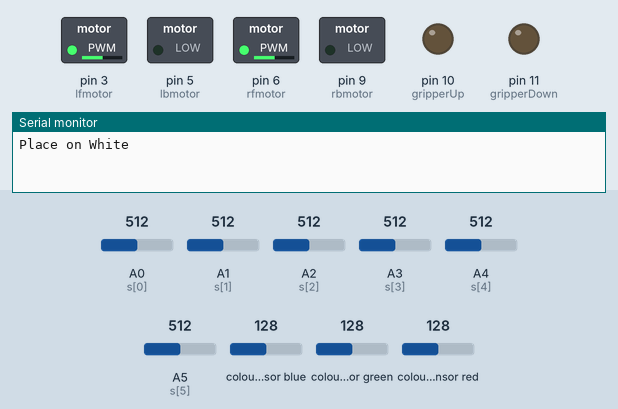
The sketch below on a simulated Arduino Uno, built with avr-gcc and run on an emulated ATmega328P. Parts: switched loads named in the sketch (green lamp = pin HIGH), output pins drawn as LEDs (lit = HIGH), the last lines printed to the serial monitor. Wiring (inferred from the names in the program): TCS3200 colour sensor: output pin 2; S2 pin 13; S3 pin 12. Inputs (shaded band) come from the test bench; at power-on: A0 (s[0]) = 512, A1 (s[1]) = 512, A2 (s[2]) = 512, A3 (s[3]) = 512, A4 (s[4]) = 512, A5 (s[5]) = 512, colour sensor blue 128, colour sensor green 128, colour sensor red 128. Pins used as bus, display or sensor lines are not drawn.

Above: at 0.1 s.
At 3.1 s:
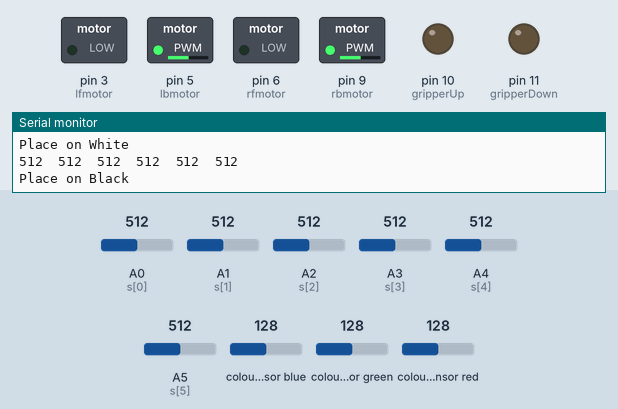
At 7.1 s:
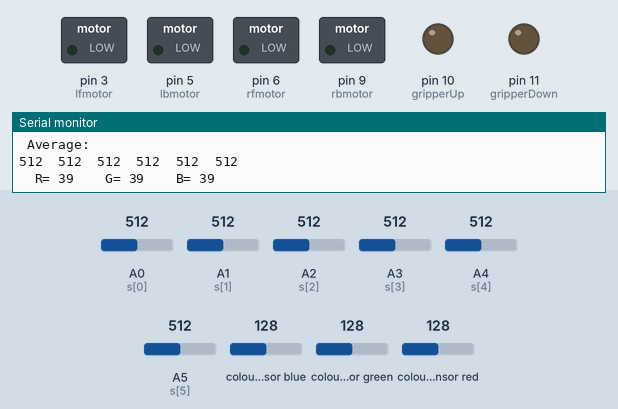
Timing chart, 0 to 8.6 s (numbered marks = the images above):
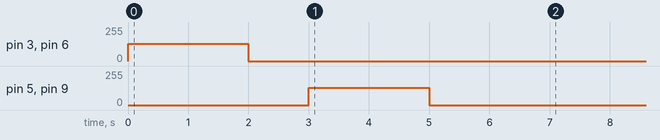

The sketch:

_changed_round1.ino
```cpp
#define SPEED 200
#define HIGHSPEED 230
#define SLOWSPEED 130
#define VSLOWSPEED 150
#define DELAY3  300//delay for crossing 3cm line)
#define DELAY3BACK 300
//#define FORWARDDELAY
int s[6] = {A0, A1, A2, A3, A4, A5};
int avg[6];
int val[6];
int white[6];
int black[6];
int i, j;
int ir[6];
int lfmotor = 3;
int rfmotor = 6;
int lbmotor = 5;
int rbmotor = 9;
int trigPin = 8;
int echoPin = 7;
int leftStack = 2, rightStack = 2, centreStack = 6;
long duration;
int gripperDown = 11;
int gripperUp = 10;
int red, green, blue;
int r[4], g[4], b[4];
int redLed = 10;
//int blueLed = 13;
//int greenLed = 12;
//int s0 = 11; --- 5 volts
//int s1 = 10; --- ground
int s2 = 13;
int s3 = 12;
int out = 2;
//int oe= 9; ---- ground

void setup() {
  Serial.begin(9600);
  pinMode( lfmotor, OUTPUT );
  pinMode( rfmotor, OUTPUT );
  pinMode( lbmotor, OUTPUT );
  pinMode( rbmotor, OUTPUT );
  analogWrite(lbmotor, 0);
  analogWrite(rbmotor, 0);
  analogWrite(lfmotor, 0);
  analogWrite(rfmotor, 0);

  Serial.println("Place on White");

  analogWrite(lbmotor, 0);
  analogWrite(rbmotor, 0);
  analogWrite(lfmotor, SLOWSPEED);
  analogWrite(rfmotor, SLOWSPEED);
  delay(2000);
  analogWrite(lbmotor, 0);
  analogWrite(rbmotor, 0);
  analogWrite(lfmotor, 0);
  analogWrite(rfmotor, 0);
  for (i = 0; i < 6; i++)
  {
    white[i] = analogRead(s[i]);
    Serial.print(white[i]);
    Serial.print("\t");
  } Serial.println(" ");
  delay(1000);

  Serial.println("Place on Black");

  analogWrite(lbmotor, SLOWSPEED);
  analogWrite(rbmotor, SLOWSPEED);
  analogWrite(lfmotor, 0);
  analogWrite(rfmotor, 0);
  delay(2000);
  analogWrite(lbmotor, 0);
  analogWrite(rbmotor, 0);
  analogWrite(lfmotor, 0);
  analogWrite(rfmotor, 0);

  for (i = 0; i < 6; i++)
  {
    black[i] = analogRead(s[i]);
    Serial.print(black[i]);
    Serial.print("\t");
  } Serial.println("");
  Serial.println(" Average:");
  delay(1000);
  for (i = 0; i < 6; i++)
  {
    avg[i] = (black[i] + white[i]) / 2;
    Serial.print(avg[i]);
    Serial.print("\t");
  } Serial.println(" ");
  delay(1000);

  pinMode(gripperDown, OUTPUT);
  pinMode(gripperUp, OUTPUT);
  digitalWrite(gripperDown, LOW);
  digitalWrite(gripperUp, LOW);

  pinMode(trigPin, OUTPUT);
  pinMode(echoPin, INPUT);

  pinMode(redLed, OUTPUT);
//  pinMode(greenLed, OUTPUT);
  //  pinMode(blueLed, OUTPUT);

  pinMode(s2, OUTPUT);
  pinMode(s3, OUTPUT);
  pinMode(out, INPUT);

}

int value()
{
  for (i = 0; i < 6; i++)
  {
    ir[i] = ( analogRead(s[i]) > avg[i] ? 1 : 0 );
    Serial.print(ir[i]);
    Serial.print("\t");
  }
  Serial.println("");
  return 16 * ir[0] + 8 * ir[1] + 4 * ir[2] + 2 * ir[3] + 1 * ir[4] + 1000 * ir[5];
}


void leftTurn()
{
  while (!(analogRead(s[2]) < avg[2]))
  {
    analogWrite(lfmotor, 0);
    analogWrite(lbmotor, 0);
    analogWrite(rfmotor, SPEED);
    analogWrite(rbmotor, 0);
    Serial.println("left turn");
  }
  while (!(analogRead(s[2]) > avg[2]))
  {
    analogWrite(lfmotor, 0);
    analogWrite(lbmotor, 0);
    analogWrite(rfmotor, SPEED);
    analogWrite(rbmotor, 0);
    Serial.println("left turn");
  }
  //while(analogRead(s[0]) < avg[0])
  //{
  //     analogWrite(lfmotor, 0);
  //    analogWrite(lbmotor, SPEED);
  //    analogWrite(rfmotor, HIGHSPEED);
  //    analogWrite(rbmotor, 0);
  //    Serial.println("left turn");
  //}
}

void rightTurn()
{
  while (!(analogRead(s[2]) < avg[2]))
  {
    analogWrite(lfmotor, SPEED);
    analogWrite(lbmotor, 0);
    analogWrite(rfmotor, 0);
    analogWrite(rbmotor, 0);
    Serial.println("right turn");
  }
  while (!(analogRead(s[2]) > avg[2]))
  {
    analogWrite(lfmotor, SPEED);
    analogWrite(lbmotor, 0);
    analogWrite(rfmotor, 0);
    analogWrite(rbmotor, 0);
    Serial.println("right turn");
  }
  //while ((analogRead(s[4]) < avg[4]))
  //  {
  //    analogWrite(lfmotor, HIGHSPEED);
  //    analogWrite(lbmotor, 0);
  //    analogWrite(rfmotor, 0);
  //    analogWrite(rbmotor, SPEED);
  //    Serial.println("right turn");
  //  }
}
void leftTurnWithBreak()
{
  while (!(analogRead(s[2]) < avg[2]))
  {
    analogWrite(lfmotor, 0);
    analogWrite(lbmotor, 0);
    analogWrite(rfmotor, SPEED);
    analogWrite(rbmotor, 0);
    Serial.println("left turn");
    if (value() == 1031)
      break;
  }
  while (!(analogRead(s[2]) > avg[2]))
  {
    analogWrite(lfmotor, 0);
    analogWrite(lbmotor, 0);
    analogWrite(rfmotor, SPEED);
    analogWrite(rbmotor, 0);
    Serial.println("left turn");
    if (value() == 1031)
      break;
  }
}

void rightTurnWithBreak()
{
  while (!(analogRead(s[2]) < avg[2]))
  {
    analogWrite(lfmotor, SPEED);
    analogWrite(lbmotor, 0);
    analogWrite(rfmotor, 0);
    analogWrite(rbmotor, 0);
    Serial.println("right turn");
    if (value() == 1031)
      break;
  }
  while (!(analogRead(s[2]) > avg[2]))
  {
    analogWrite(lfmotor, SPEED);
    analogWrite(lbmotor, 0);
    analogWrite(rfmotor, 0);
    analogWrite(rbmotor, 0);
    Serial.println("right turn");
    if (value() == 1031)
      break;
  }
}

void left()
{
  analogWrite(lfmotor, SLOWSPEED);
  analogWrite(lbmotor, 0);
  analogWrite(rfmotor, SPEED);
  analogWrite(rbmotor, 0);
  Serial.println("left");
}

void right()
{
  analogWrite(lfmotor, SPEED);
  analogWrite(lbmotor, 0);
  analogWrite(rfmotor, SLOWSPEED);
  analogWrite(rbmotor, 0);
  Serial.println("right");
}

void forward()
{
  analogWrite(lfmotor, SPEED);
  analogWrite(lbmotor, 0);
  analogWrite(rfmotor, SPEED);
  analogWrite(rbmotor, 0);
  Serial.println("fwd");
}
void Stop()
{
  analogWrite(lfmotor, 0);
  analogWrite(lbmotor, 0);
  analogWrite(rfmotor, 0);
  analogWrite(rbmotor, 0);
  Serial.println("Stop");
}


void backward()
{
  analogWrite(lfmotor, 0);
  analogWrite(lbmotor, SPEED);
  analogWrite(rfmotor, 0);
  analogWrite(rbmotor, SPEED);
  Serial.println("bwd");
}

void rotate()
{
  {
    analogWrite(lfmotor, SPEED);
    analogWrite(lbmotor, 0);
    analogWrite(rfmotor, 0);
    analogWrite(rbmotor, 0);
    Serial.println("rotate");
  }
}

void fullTurn()
{
  while (!(analogRead(s[2]) < avg[2]))
  {
    analogWrite(lfmotor, 0);
    analogWrite(lbmotor, VSLOWSPEED);
    analogWrite(rfmotor, VSLOWSPEED);
    analogWrite(rbmotor, 0);
    Serial.println("full turn");
  }
  while (!(analogRead(s[2]) > avg[2]))
  {
    analogWrite(lfmotor, 0);
    analogWrite(lbmotor, VSLOWSPEED);
    analogWrite(rfmotor, VSLOWSPEED);
    analogWrite(rbmotor, 0);
    Serial.println("full turn");
    Stop();
  }
}
void followLine()
{
  int value1 = value();

  if (value1 > 1000)
    value1 -= 1000;
  switch (value1) {

    case 14:
    case 4:
    case 17:
    case 10:
    case 5:
    case 31:
      forward();
      break;

    case 12:
    case 8:
    case 24:
    case 28:
    case 25:
    case 26:
      left();
      break;

    case 16:
    case 30:
      leftTurnWithBreak();
      break;

    case 1:
    case 15:
      rightTurnWithBreak();
      break;

    case 6:
    case 2:
    case 3:
    case 7:
    case 11:
    case 19:
      right();
      break;

    default:
      rotate();
  }
}

int distance() {

  // Clears the trigPin
  digitalWrite(trigPin, LOW);
  delayMicroseconds(2);
  // Sets the trigPin on HIGH state for 10 micro seconds
  digitalWrite(trigPin, HIGH);
  delayMicroseconds(10);
  digitalWrite(trigPin, LOW);
  // Reads the echoPin, returns the sound wave travel time in microseconds
  duration = pulseIn(echoPin, HIGH);
  // Calculating the distance
  return duration * 0.034 / 2;
}

void grip() {
  while(distance()<5)
  backward();
  while (distance() > 5)
    followLine();
  colorSense();
  Stop();
  blinkLed();
  while (distance() < 9)
    backward();
  Stop();
  digitalWrite(gripperDown, HIGH);
  digitalWrite(gripperUp, LOW);
  delay(3000);
  digitalWrite(gripperDown, LOW);
  while (distance() > 5)
    followLine();
  Stop();
  digitalWrite(gripperUp, HIGH);
  digitalWrite(gripperDown, LOW);
  delay(3000);
  digitalWrite(gripperUp, LOW);
}

void unGrip() {
  //  while (distance() > 10)
  //    followLine();

  Stop();
  digitalWrite(gripperDown, HIGH);
  digitalWrite(gripperUp, LOW);
  delay(3000);
  digitalWrite(gripperDown, LOW);
  while (distance() < 9)
    backward();
  Stop();
  digitalWrite(gripperUp, HIGH);
  digitalWrite(gripperDown, LOW);
  delay(3000);
  digitalWrite(gripperUp, LOW);
}

void Task1() {
  while (value() == 1031 || value() == 1000 || value() == 31) //to compensate starting line
    forward();


  for (i = 0; i < 3; i++) {
    while (distance() > 5)
      followLine();
    colorSave();
    while (value() != 1007 || value() != 1028)
    {
      backward();
    }
    if (value() == 1007)
      rightTurn();
    else
      leftTurn();
    while (value() != 1031)
      followLine();
  }
}

void Task2() {
  forward();
  delay(400);
  grip();
  while (distance() < 20)
    backward();
  fullTurn();

  if (colorMatch(r[0], b[0], g[0]))
{
  rightTurn();
forwardNode(1);
    unGrip();
    while (distance() < 10)
      backward();
    fullTurn();
    while (value() != 1031)
      followLine();
    leftTurn();
    while (distance() > 9)
      followLine();
    grip();
    while (distance() < 30)
      backward();
      fullTurn();

      while(value()!=1031)
      followLine();
      leftTurn();
      forwardNode(2);
      unGrip();
      backwardNode(2);
      delay(500);
      fullTurn();
      while(value()!=1031);
      followLine();
      rightTurn();
      while(distance()>9)
      followLine();
      grip();
      backwardNode(3);
      delay(400);
      fullTurn();

      while(value()!=1031)
      followLine();

      leftTurn();
      while(distance()>10)
      followLine();
      unGrip();
      while(distance()<20)
      backward();
      fullTurn();
      while(value()!=1031)
      followLine();
      forward();
      delay(400);
      while(distance()>10)
      followLine();
      grip();
      backwardNode(1);
      delay(300);
      fullTurn();

     while(value()!=1031)
     followLine();
     leftTurn();
     forwardNode(3);
     unGrip();

  }
  else {
    leftTurn();
    forwardNode(2);
    unGrip();
    backwardNode(2);
    delay(300);
    fullTurn();
    while(value()!=1031)
    followLine();
    rightTurn();
    while(distance()>10)
    followLine();
    grip();
    backwardNode(2);
    delay(300);
    fullTurn();
    while(value!=1031)
    followLine();
    if(colorMatch(r[0],g[0],b[0]))
    {
      rightTurn();
      forwardNode(1);
      unGrip();
      backwardNode(1);
      delay(300);
      fullTurn();
      while(value()!=1031)
      followLine();
      leftTurn();

       while(distance()>9)
      followLine();
      grip();
      backwardNode(3);
      delay(400);
      fullTurn();

      while(value()!=1031)
      followLine();
      leftTurn();
      while(distance()>10)
      followLine();
      unGrip();
      backwardNode(2);
      delay(300);
      fullTurn();

       while(value()!=1031)
      followLine();
      forward();
      delay(400);
      while(distance()>10)
      followLine();
      grip();
      backwardNode(1);
      delay(300);
      fullTurn();

     while(value()!=1031)
     followLine();
     leftTurn();
     forwardNode(3);
     unGrip();

    }
    else {
            leftTurn();
      forwardNode(1);
      unGrip();
      backwardNode(1);
      delay(300);
      fullTurn();
      while(value()!=1031)
      followLine();
      leftTurn();

       while(distance()>9)
      followLine();
      grip();
      unGrip();


    }
  }

backwardNode(3);
delay(300);
fullTurn();
while(value!=1031)
followLine();
leftTurn();
while(distance()>10)
followLine();
grip();
backwardNode(1);
delay(300);
fullTurn();
while(value()!=1031)
followLine();
if(colorMatch(r[1],g[1],b[1]))
 {
  rightTurn();
   while(distance()>10)
   followLine();
   unGrip();
   backwardNode(2);
   delay(300);
   fullTurn();
   while(value()!=1031)
   followLine();
   leftTurn();
   while(distance()>10)
   followLine();
   grip();
   backwardNode(2);
   delay(300);
   fullTurn();
   while(value()!=1031)
   followLine();
   rightTurn();
 forwardNode(2);
 unGrip();
 backwardNode(2);
 delay(300);
 fullTurn();
 while(value()!=1031)
 followLine();
 Stop();
 }
 else {
  forward();
  delay(400);
  forwardNode(1);
  unGrip();
  backwardNode(1);
  delay(400);
  fullTurn();
  while(value()!=1031)
  followLine();
  forward();
  delay(400);
  forwardNode(2);
  grip();
  backwardNode(2);
  delay(300);
  fullTurn();
  while(value()!=1031)
  followLine();
  rightTurn();
  forwardNode(2);
  unGrip();
  backwardNode(2);
  delay(300);
  fullTurn();
  while(value()!=1031)
  followLine();
  rightTurn();
  while(distance()>10)
  grip();
  backwardNode(1);
  delay(300);
  fullTurn();
  while(value()!=1031)
  followLine();
  leftTurn();
  while(distance()>10)
  followLine();
  unGrip();
  while(distance()<15)
  backward();
  fullTurn();
  while(value!=1031)
  followLine();
  Stop();
}
}

void forwardNode(int n){
  if(n==1){
    while(value()!=1031)
    followLine();
    forward();
    delay(DELAY3);

  }
  else if(n==2){
    while(value()!=1031)
    followLine();
    forward();
    delay(DELAY3);

    while(value()!=1031)
    followLine();
    forward();
    delay(DELAY3);
  }

  else if(n==3)
  {
       while(value()!=1031)
    followLine();
    forward();
    delay(DELAY3);

        while(value()!=1031)
    followLine();
    forward();
    delay(DELAY3);

        while(value()!=1031)
    followLine();
    forward();
    delay(DELAY3);
  }
}

void backwardNode(int n){
  if(n==1){
    while(value()!=1031)
    backward();
    delay(DELAY3BACK);
  }
  else if(n==2){
        while(value()!=1031)
    backward();
    delay(DELAY3BACK);

        while(value()!=1031)
    backward();
    delay(DELAY3BACK);
  }
  else if(n==3){
        while(value()!=1031)
    backward();
    delay(DELAY3BACK);

    while(value()!=1031)
    backward();
    delay(DELAY3BACK);

    while(value()!=1031)
    backward();
    delay(DELAY3BACK);
  }
}

void returnToCentre(int n) {
  if (n == 1)
  {
    while (distance() > 10)
      backward();
    fullTurn();
    while (value() != 1031)
      followLine();
    leftTurn();
    while (distance() > 20)
      followLine();
    Stop();
  }
  if (n == 3)
  {
    while (distance() > 10)
      backward();
    fullTurn();
    while (value() != 1031)
      followLine();
    rightTurn();
    while (distance() > 20)
      followLine();
    Stop();
  }
}

void returnToNode() {
  while (distance() < (7 - centreStack) * 10)
    backward();
  fullTurn();
  while (value != 1031)
    followLine();
  // blinkLed(4);
  Stop();
}

void colorSense() {
  //also blink same led

  int r, g, b;
  int rsum = 0, gsum = 0, bsum = 0;

  for (i = 0; i < 5; i++) {
    digitalWrite(s2, LOW);
    digitalWrite(s3, LOW);
    r = pulseIn(out, LOW);
    //r = map(r, 250, 1000, 255, 0);
    // r = constrain(r,0,255);
    Serial.print("\tR= ");
    Serial.print(r);
    Serial.print("\t");
    delay(100);

    digitalWrite(s2, HIGH);
    digitalWrite(s3, HIGH);
    g = pulseIn(out, LOW);
    //g = map(g, 250, 1000, 255, 0);
    // g = constrain(g,0,255);
    Serial.print("\tG= ");
    Serial.print(g);
    Serial.print("\t");
    delay(100);

    digitalWrite(s2, LOW);
    digitalWrite(s3, HIGH);
    b = pulseIn(out, LOW);
    // b = map(b, 250, 1000, 255, 0);
    // b = constrain(b,0,255);
    Serial.print("\tB= ");
    Serial.print(b);
    Serial.println("\t");
    delay(100);
    rsum += r;
    gsum += g;
    bsum += b;
  }
  red = rsum / 5;
  green = gsum / 5;
  blue = bsum / 5;
}

int colorSaveVariable = 0;
void colorSave() {
  int t = 0;
  colorSense();
  for (i = 0; i <= colorSaveVariable; i++)
  {
    if (red > 0.9 * r[i] && red < 1.1 * r[i] && green > 0.9 * g[i] && green < 1.1 * g[i] && blue > 0.9 * b[i] && blue < 1.1 * b[i])
      t = 1;
  }
  if (t == 0)
  {
    r[colorSaveVariable] = red;
    g[colorSaveVariable] = green;
    b[colorSaveVariable] = blue;
    colorSaveVariable++;
    Serial.println("Color is saved");
  }

}

int colorMatch(int r, int g, int b) {
  if (red > 0.9 * r && red < 1.1 * r && green > 0.9 * g && green < 1.1 * g && blue > 0.9 * b && blue < 1.1 * b)
  {
    return 1;
  }
  else return 0;
}

void blinkLed() {
  if (red > 0.9 * r[0] && red < 1.1 * r[0] && green > 0.9 * g[0] && green < 1.1 * g[0] && blue > 0.9 * b[0] && blue < 1.1 * b[0])
  {
    analogWrite(redLed, 255);
    delay(300);
    analogWrite(redLed, 0);
  }
  else if (red > 0.9 * r[1] && red < 1.1 * r[1] && green > 0.9 * g[1] && green < 1.1 * g[1] && blue > 0.9 * b[1] && blue < 1.1 * b[1])
  {
     analogWrite(redLed, 255);
    delay(300);
    analogWrite(redLed, 0);
    delay(300);
        analogWrite(redLed, 255);
    delay(300);
    analogWrite(redLed, 0);
    }
  else if (red > 0.9 * r[2] && red < 1.1 * r[2] && green > 0.9 * g[2] && green < 1.1 * g[2] && blue > 0.9 * b[2] && blue < 1.1 * b[2])
  {
     analogWrite(redLed, 255);
    delay(300);
    analogWrite(redLed, 0);
    delay(300);
         analogWrite(redLed, 255);
    delay(300);
    analogWrite(redLed, 0);
    delay(300);
         analogWrite(redLed, 255);
    delay(300);
    analogWrite(redLed, 0);
    delay(300);
  }
  else if (red > 0.9 * r[3] && red < 1.1 * r[3] && green > 0.9 * g[3] && green < 1.1 * g[3] && blue > 0.9 * b[3] && blue < 1.1 * b[3])
  {
    analogWrite(redLed, 255);
    analogWrite(redLed, 255);
    delay(500);
    analogWrite(redLed, 0);
    analogWrite(redLed, 0);
  }
}
void loop() {
//  Task1();
//  Task2();
colorSense();
}
```
